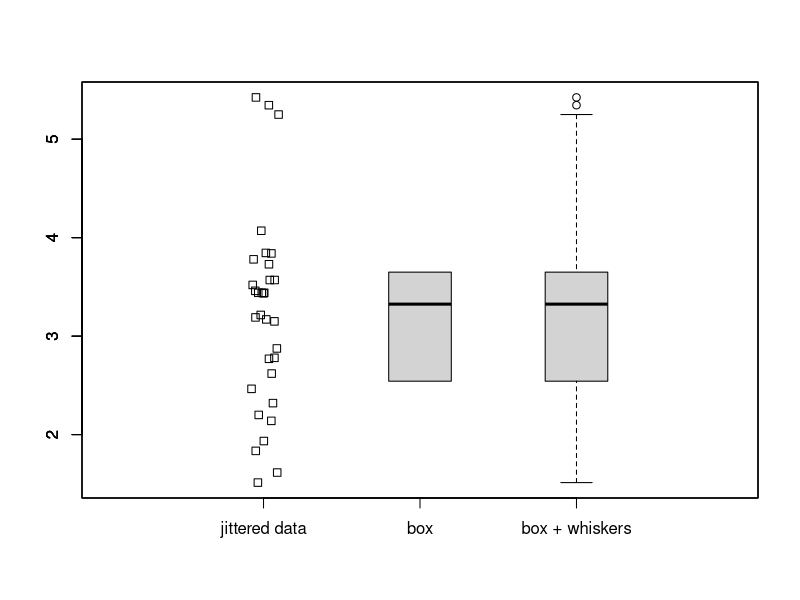

R code for this plot:
stripchart(mtcars$wt, method = "jitter", vertical = TRUE, xlim=c(0,4))
boxplot(mtcars$wt, add=TRUE, at = 2, whisklty = 0, staplelty = 0, outline=FALSE)
boxplot(mtcars$wt, add=TRUE, at = 3)
axis(1, at=c(1,2,3), labels=c("jittered data", "box", "box + whiskers"))
